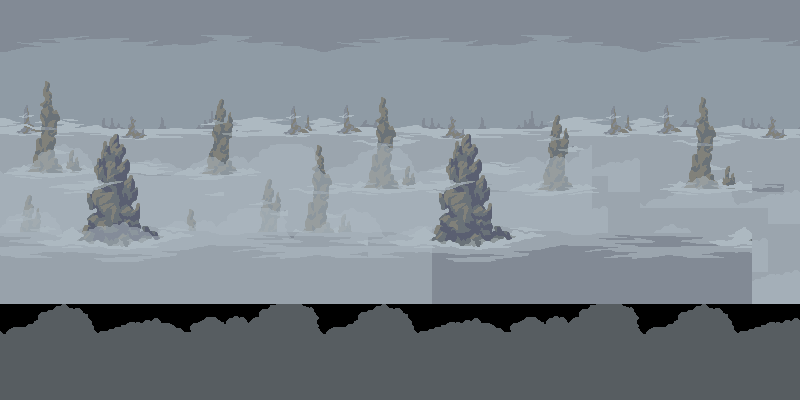

A level layout from a 2D game, rendered from its tile map. Below: a short description, then the map file with tile-grid data replaced by summaries:
An orthogonal 50x25 tile map with 16x16 px tiles, 5 tile layers (bg1, bg2, Fog, bg3, ...), 3 tilesets.

<map version="1.2" tiledversion="1.2.0" orientation="orthogonal" renderorder="right-down" width="50" height="25" tilewidth="16" tileheight="16" infinite="0" nextlayerid="20" nextobjectid="228">
 <tileset firstgid="1" name="Tileset" tilewidth="16" tileheight="16" tilecount="1917" columns="71">
  <image source="Tileset.png" width="1136" height="432" />
 </tileset>
 <tileset firstgid="1918" name="bgMovingFog" tilewidth="16" tileheight="16" tilecount="240" columns="20">
  <image source="bgMovingFog.png" width="320" height="192" />
 </tileset>
 <tileset firstgid="2158" name="meta2" tilewidth="16" tileheight="16" tilecount="4" columns="2">
  <image source="meta2.png" width="32" height="32" />
 </tileset>
 <layer id="8" name="bg1" width="50" height="25">
  <data>[1250 cells, 950 non-empty, 180 distinct tile ids]</data>
 </layer>
 <layer id="9" name="bg2" width="50" height="25">
  <data>[1250 cells, 583 non-empty, 200 distinct tile ids]</data>
 </layer>
 <layer id="14" name="Fog" width="50" height="25">
  <data>[1250 cells, 797 non-empty, 70 distinct tile ids]</data>
 </layer>
 <layer id="10" name="bg3" width="50" height="25">
  <data>[1250 cells, 517 non-empty, 180 distinct tile ids]</data>
 </layer>
 <layer id="19" name="fog2" width="50" height="25">
  <data>[1250 cells, 162 non-empty, 60 distinct tile ids]</data>
 </layer>
</map>